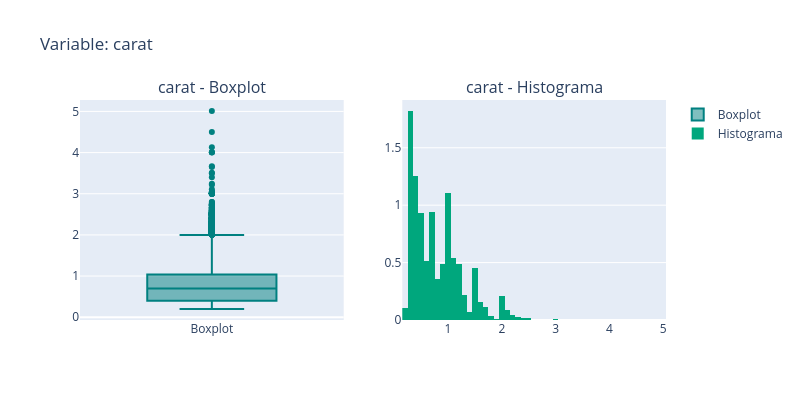
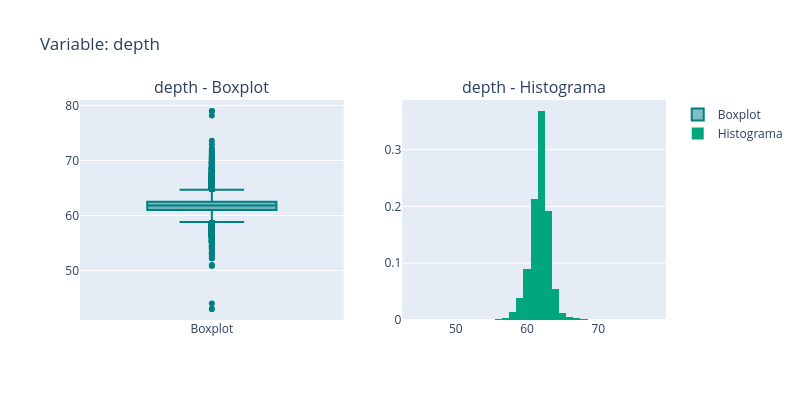
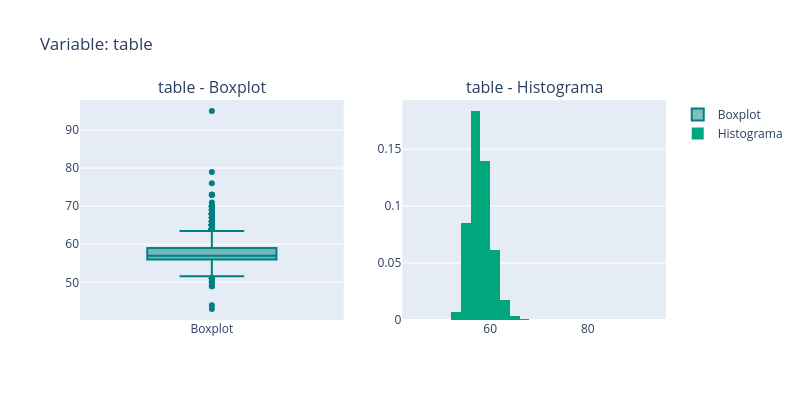
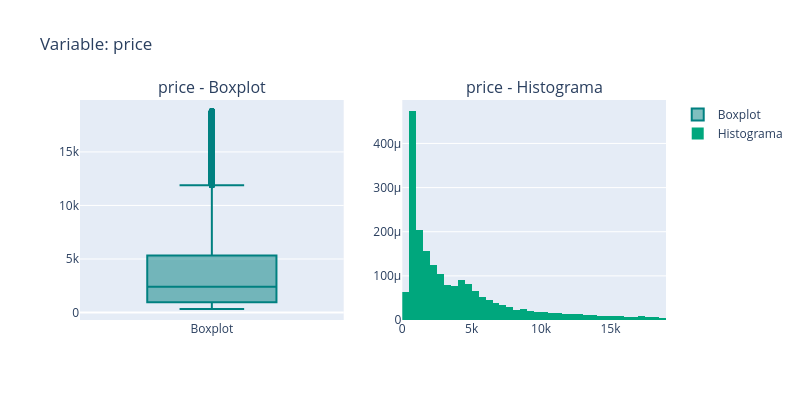

The code cell stored with these charts, in order, in its notebook:
### Code cell
analisis_diamonds.plot_num()

### Figure 1 — Plotly figure (JSON) as saved in the notebook; plotly's stock layout.template omitted (floating-point values rounded to 4 significant figures; data arrays with more than 128 entries replaced by an {"elided": "..."} marker saying what was removed)
{"data": [{"marker": {"color": "#008080"}, "name": "Boxplot", "type": "box", "xaxis": "x", "y": {"elided": "53940 float values"}, "yaxis": "y"}, {"histnorm": "probability density", "marker": {"color": "#00a77d"}, "name": "Histograma", "nbinsx": 50, "type": "histogram", "x": {"elided": "53940 float values"}, "xaxis": "x2", "yaxis": "y2"}], "layout": {"annotations": [{"font": {"size": 16}, "showarrow": false, "text": "carat - Boxplot", "x": 0.225, "xanchor": "center", "xref": "paper", "y": 1, "yanchor": "bottom", "yref": "paper"}, {"font": {"size": 16}, "showarrow": false, "text": "carat - Histograma", "x": 0.775, "xanchor": "center", "xref": "paper", "y": 1, "yanchor": "bottom", "yref": "paper"}], "height": 400, "title": {"text": "Variable: carat"}, "width": 800, "xaxis": {"anchor": "y", "domain": [0, 0.45]}, "xaxis2": {"anchor": "y2", "domain": [0.55, 1]}, "yaxis": {"anchor": "x", "domain": [0, 1]}, "yaxis2": {"anchor": "x2", "domain": [0, 1]}}}

### Figure 2 — Plotly figure (JSON) as saved in the notebook; plotly's stock layout.template omitted (floating-point values rounded to 4 significant figures; data arrays with more than 128 entries replaced by an {"elided": "..."} marker saying what was removed)
{"data": [{"marker": {"color": "#008080"}, "name": "Boxplot", "type": "box", "xaxis": "x", "y": {"elided": "53940 float values"}, "yaxis": "y"}, {"histnorm": "probability density", "marker": {"color": "#00a77d"}, "name": "Histograma", "nbinsx": 50, "type": "histogram", "x": {"elided": "53940 float values"}, "xaxis": "x2", "yaxis": "y2"}], "layout": {"annotations": [{"font": {"size": 16}, "showarrow": false, "text": "depth - Boxplot", "x": 0.225, "xanchor": "center", "xref": "paper", "y": 1, "yanchor": "bottom", "yref": "paper"}, {"font": {"size": 16}, "showarrow": false, "text": "depth - Histograma", "x": 0.775, "xanchor": "center", "xref": "paper", "y": 1, "yanchor": "bottom", "yref": "paper"}], "height": 400, "title": {"text": "Variable: depth"}, "width": 800, "xaxis": {"anchor": "y", "domain": [0, 0.45]}, "xaxis2": {"anchor": "y2", "domain": [0.55, 1]}, "yaxis": {"anchor": "x", "domain": [0, 1]}, "yaxis2": {"anchor": "x2", "domain": [0, 1]}}}

### Figure 3 — Plotly figure (JSON) as saved in the notebook; plotly's stock layout.template omitted (floating-point values rounded to 4 significant figures; data arrays with more than 128 entries replaced by an {"elided": "..."} marker saying what was removed)
{"data": [{"marker": {"color": "#008080"}, "name": "Boxplot", "type": "box", "xaxis": "x", "y": {"elided": "53940 float values"}, "yaxis": "y"}, {"histnorm": "probability density", "marker": {"color": "#00a77d"}, "name": "Histograma", "nbinsx": 50, "type": "histogram", "x": {"elided": "53940 float values"}, "xaxis": "x2", "yaxis": "y2"}], "layout": {"annotations": [{"font": {"size": 16}, "showarrow": false, "text": "table - Boxplot", "x": 0.225, "xanchor": "center", "xref": "paper", "y": 1, "yanchor": "bottom", "yref": "paper"}, {"font": {"size": 16}, "showarrow": false, "text": "table - Histograma", "x": 0.775, "xanchor": "center", "xref": "paper", "y": 1, "yanchor": "bottom", "yref": "paper"}], "height": 400, "title": {"text": "Variable: table"}, "width": 800, "xaxis": {"anchor": "y", "domain": [0, 0.45]}, "xaxis2": {"anchor": "y2", "domain": [0.55, 1]}, "yaxis": {"anchor": "x", "domain": [0, 1]}, "yaxis2": {"anchor": "x2", "domain": [0, 1]}}}

### Figure 4 — Plotly figure (JSON) as saved in the notebook; plotly's stock layout.template omitted (floating-point values rounded to 4 significant figures; data arrays with more than 128 entries replaced by an {"elided": "..."} marker saying what was removed)
{"data": [{"marker": {"color": "#008080"}, "name": "Boxplot", "type": "box", "xaxis": "x", "y": {"elided": "53940 int values"}, "yaxis": "y"}, {"histnorm": "probability density", "marker": {"color": "#00a77d"}, "name": "Histograma", "nbinsx": 50, "type": "histogram", "x": {"elided": "53940 int values"}, "xaxis": "x2", "yaxis": "y2"}], "layout": {"annotations": [{"font": {"size": 16}, "showarrow": false, "text": "price - Boxplot", "x": 0.225, "xanchor": "center", "xref": "paper", "y": 1, "yanchor": "bottom", "yref": "paper"}, {"font": {"size": 16}, "showarrow": false, "text": "price - Histograma", "x": 0.775, "xanchor": "center", "xref": "paper", "y": 1, "yanchor": "bottom", "yref": "paper"}], "height": 400, "title": {"text": "Variable: price"}, "width": 800, "xaxis": {"anchor": "y", "domain": [0, 0.45]}, "xaxis2": {"anchor": "y2", "domain": [0.55, 1]}, "yaxis": {"anchor": "x", "domain": [0, 1]}, "yaxis2": {"anchor": "x2", "domain": [0, 1]}}}
